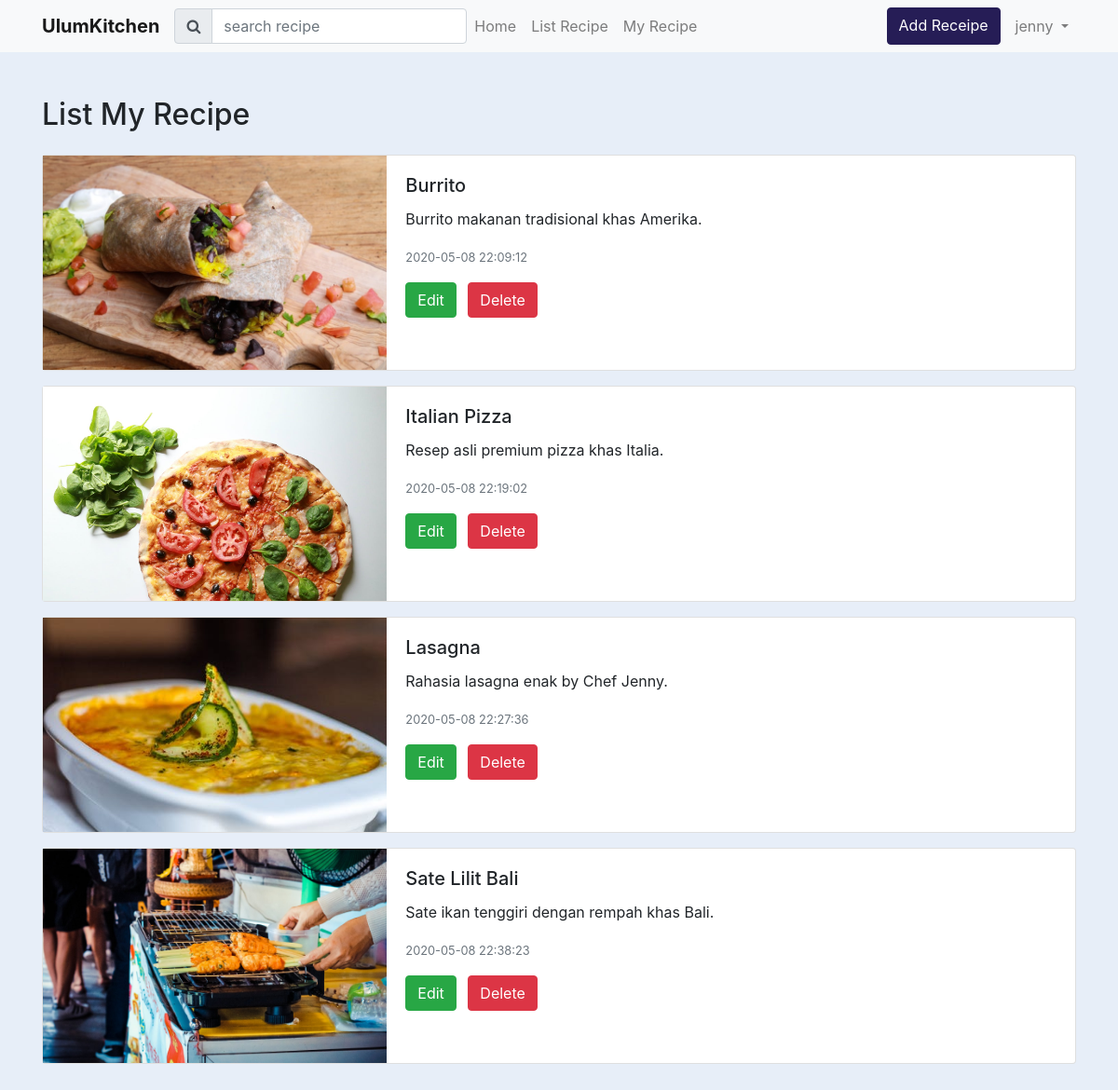
Screenshot of /recipe/myrecipelist (signed in) with the database file from the repository.
### tables this page shows
CREATE TABLE `recipe` (
  `id` int(11) NOT NULL,
  `content` varchar(5000) NOT NULL,
  `cover` varchar(100) NOT NULL,
  `image` varchar(100) NOT NULL,
  `tag` int(50) NOT NULL,
  `author` int(11) NOT NULL,
  `title` varchar(100) NOT NULL,
  `price` int(11) NOT NULL,
  `description` varchar(250) NOT NULL,
  `createdAt` varchar(50) DEFAULT NULL
);

### www/App/Core/Controller.php (called while the page is built, shortened)
<?php
class Controller {
    public function loadTemplate($viewName, $viewData = array()) {
        include 'App/Views/template.php';
    }
    public function loadViewInTemplate($viewName, $viewData) {
        extract($viewData);
        include 'App/Views/' . $viewName . '.php';
    }
}

### www/App/Controllers/recipeController.php (called while the page is built, shortened)
<?php
class recipeController extends Controller {
	public function __construct(){
		$this->Recipe=new Recipe;
	}
	public function myrecipelist() {
		$recipe=$this->Recipe->getme();
		$this->loadTemplate("users/recipelist", array('recipe'=>$recipe));
	}
}

### www/App/Core/Core.php (called while the page is built, shortened)
<?php
class Core {
	private $Url = null;
	private $Controller = '';
	private $Action = '';
	private $Params = [];
	Public function run(){
		$this->execute();
	}
	private function getUrl(){
		$url='/';
		if (isset($_GET['url'])){
			$url .=$_GET['url'];
		}
		$this->Url =$url;
	}
	private function getControllerActionParam() {
		if (!empty($this->Url) && $this->Url !='/') {
			$this->Url =explode('/', $this->Url);
			array_shift($this->Url);
			$this->Controller = $this->Url[0] . 'Controller';
			array_shift($this->Url);
		}else{
			$this->Url = explode('/', $this->Url);
			$this->Controller = 'indexController';
			$this->getAction();
			$this->getParams();
		}
	}
	private function getAction(){
		$this->Action ='index';
		if (isset($this->Url[0]) && !empty($this->Url[0])) {
			$this->Action =$this->Url[0];
			array_shift($this->Url);
		}
	}
	private function execute() {
		$fileClass = BASEDIR . "App/Controllers/" . $this->Controller . '.php';
		if(file_exists($fileClass)){
			require_once BASEDIR . "App/Core/Controller.php";
		}else{
		}
		$controllerClass = new $controllerClassName();
		call_user_func_array(array($controllerClass, $this->Action), $this->Params);
	}
}

### www/index.php (called while the page is built, shortened)
<?php
function autoload_classes($class_name)
{
	$filename = PROJECTPATH . '/' . str_replace('\\', '/', $class_name) .'.php';
}
require 'config.php';
$core = new App\Core\Core();
$core -> run();

### www/config.php (called while the page is built, shortened)
<?php
$config = array();
$config['dbname']= 'myDb';
$config['host']= 'db';
$config['password']= 'test';
$config['dbuser']= 'user';

### www/App/Core/Model.php (called while the page is built, shortened)
<?php
class Model {
	public function __construct() {
		global $config;
		$this->db = new mysqli($config['host'],$config['dbuser'],$config['password'],$config['dbname']);
	}
}

### www/App/Models/Recipe.php (called while the page is built, shortened)
<?php
class Recipe extends Model{
	public function getme(){
		$sql="SELECT recipe.createdAt, recipe.id, users.name, recipe.price, users.id as usersId, recipe.description, recipe.title, recipe.image FROM recipe LEFT JOIN users ON users.id = recipe.author WHERE users.id = '$_SESSION[id]'";
		$result=$this->db->query($sql);
		return $result;
	}
}

### www/App/Views/users/recipelist.php (the view)
<div style="background: #e7eef8; padding-bottom: 50px;">
	<div class="container pt-5">
		<h2 class="pb-3">List My Recipe</h2>
		<div class="content">
			<?php foreach ($recipe as $key => $value) { ?>
				<div class="card mb-3" style="max-width: 100%">
					<div class="row no-gutters">
						<div class="col-md-4">
							<div style="background: url('<?php echo BASE . "/assets/images/uploads/image/" . $value['image'] ?>');background-repeat: no-repeat;background-size: cover; height: 230px;"></div>
						</div>
						<div class="col-md-8">
							<div class="card-body">
								<h5 class="card-title"><?php echo $value['title'] ?></h5>
								<p class="card-text"><?php echo $value['description'] ?>.</p>
								<p class="card-text"><small class="text-muted"><?php echo $value['createdAt'] ?></small></p>
								<a href="<?php echo BASE . '/recipe/edit?id=' .  $value['id'] ?>" class="btn btn-success mr-2">Edit</a>
								<a href="<?php echo BASE . '/admin/delete_recipe?id=' .  $value['id'] ?>" class="btn btn-danger mr-2">Delete</a>
							</div>
						</div>
					</div>
				</div>
			<?php } ?>
		</div>
	</div>
</div>

### rows the page displays
recipe: image (picture), title "Burrito", description "Burrito makanan tradisional khas Amerika", createdAt "2020-05-08 22:09:12"
recipe: image (picture), title "Italian Pizza", description "Resep asli premium pizza khas Italia", createdAt "2020-05-08 22:19:02"
recipe: image (picture), title "Lasagna", description "Rahasia lasagna enak by Chef Jenny", createdAt "2020-05-08 22:27:36"
recipe: image (picture), title "Sate Lilit Bali", description "Sate ikan tenggiri dengan rempah khas Bali", createdAt "2020-05-08 22:38:23"

### other values shown
$_SESSION['username'] "jenny"
